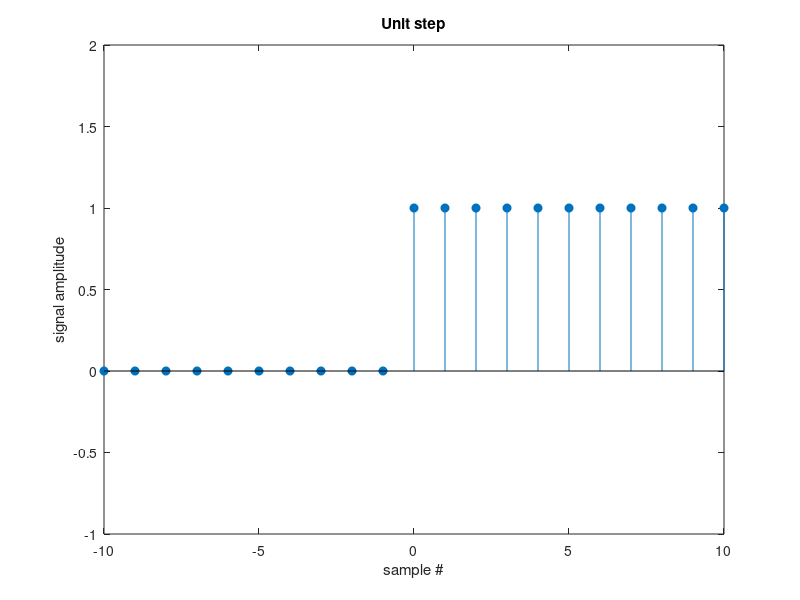

MATLAB code for this plot:
n= -10:10; 
%unit step 
x1=[zeros(1,10) ones(1,11)]; 
stem(n,x1,'filled'); 
xlabel('sample #'); 
ylabel('signal amplitude'); 
title('Unit step'); 
axis([-10 10 -1 2]); 
